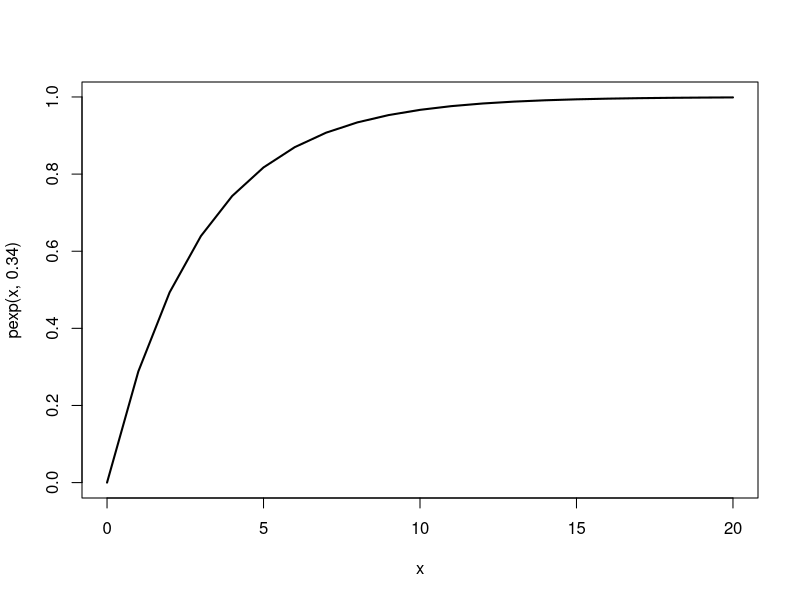
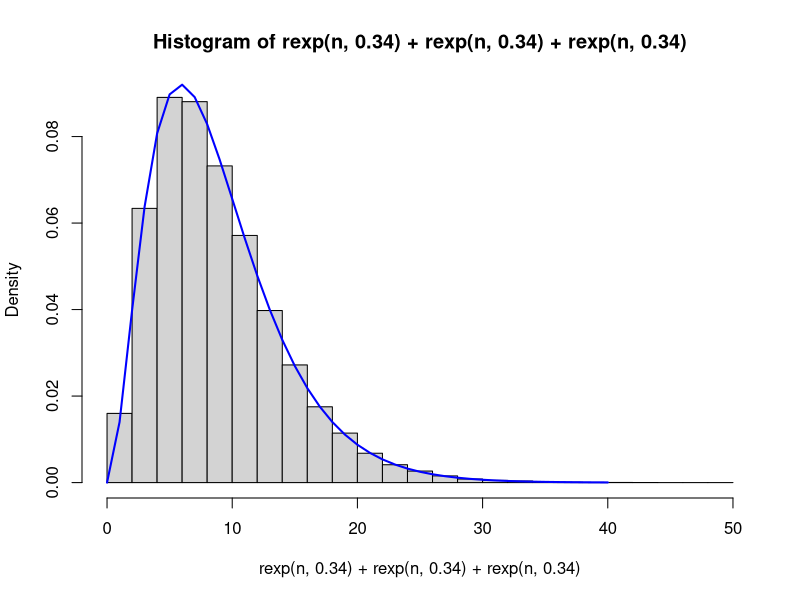

Recreate these plots in R, in order.
# Aufgabe 1

x <- 0:20
plot(x, pexp(x, 0.34), type = "l", lwd = 2)

pexp(1, 0.34)

pexp(5, 0.34) - pexp(4, 0.34)

n <- 100000
hist(rexp(n, 0.34) + rexp(n, 0.34) + rexp(n, 0.34), freq=F)
lines(0:40, dgamma(0:40, shape = 3, rate = 0.34), col = "blue", lwd = 2)




